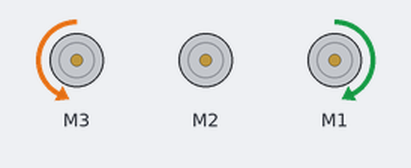
Bench run of a sketch on a simulated Arduino Mega 2560, built with avr-gcc and run on an emulated ATmega2560. Parts: 3 × DC motor (green arrow = forward, orange = backward, longer = faster).

Above: at 1.0 s.
At 3.0 s:
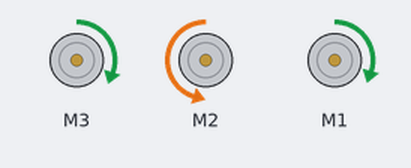
At 5.0 s:
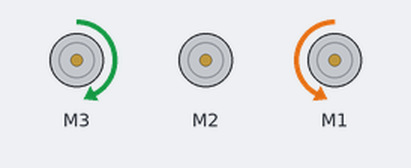
At 7.0 s:
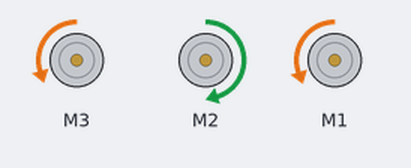
At 10.0 s:
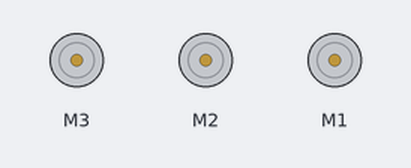
Timing chart, 0 to 15.6 s (numbered marks = the images above):
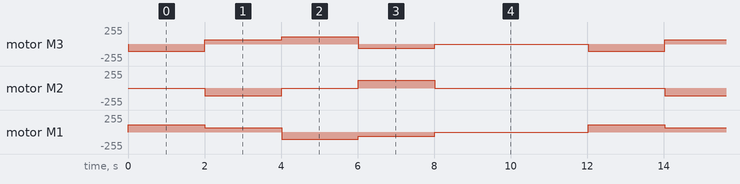

The sketch:

B3_Holosquare.ino
```cpp
/* B3_HoloSquare.ino
   This is a test sketch for autonomous driving mode of
   the three-wheeled drive Bread Board Bot (BBbot, B^3)

   Arduino: Arduino Mega 256 v3 Clone
   Motor Shield: Adafruit assembled Motor Shield for Arduino v2
   ---->  http://www.adafruit.com/products/1438

   Programmer: Dave Eslinger; December 2, 2014
   Revisions: 2015, May 25:   Changed for new motor configuration
              2015, June 12:  Changed into B3_ code style for GoSciTech 2015.
*/
#include <Wire.h>
#include <Adafruit_MotorShield.h>
#include <math.h>
#include <breadboardbot.h>

// Create the motor shield object with the default I2C address
Adafruit_MotorShield AFMS = Adafruit_MotorShield();

// Define Constants

// Define 'ports' for motors.
const byte LEFT_MOTOR_PORT = 3;
const byte RIGHT_MOTOR_PORT = 1;
const byte BACK_MOTOR_PORT = 2;
// Create pointers to motor control objects
Adafruit_DCMotor *motorLeft = AFMS.getMotor(LEFT_MOTOR_PORT);
Adafruit_DCMotor *motorRight = AFMS.getMotor(RIGHT_MOTOR_PORT);
Adafruit_DCMotor *motorBack = AFMS.getMotor(BACK_MOTOR_PORT);

// Define global variables
float theta;
int direction;
float magnitude;
float duration;

byte motorLeftdir;
byte motorBackdir;
byte motorRightdir;

//void setup(void){
//  AFMS.begin();  // create with the default frequency 1.6KHz
//  // Turn off all motors to start, just a good habit
//  motorLeft->run(RELEASE);
//  motorRight->run(RELEASE);
//}


void setup(void){
  AFMS.begin();  // create with the default frequency 1.6KHz
  // Turn off all motors
  motorLeft->run(RELEASE);
  motorBack->run(RELEASE);
  motorRight->run(RELEASE);
}

void loop(void){
  // Section for taking commands from Serial Input
  // N.B.  Need to comment out one bracket at end for the autonomous loop below
    /* if (Serial.available() > 0) { */
    /*   direction = Serial.parseInt(); */
    /*   theta = ( M_PI * direction ) / 180. ; */
    /*   magnitude = Serial.parseInt(); */
    /*   duration = Serial.parseInt(); */
    /* }  */

  // Autonomous loop for driving in a square
  for ( byte leg = 1; leg < 6; leg++ ) {
    duration = 2;
    magnitude = 50;
    //    brake = 0; // No braking
    switch (leg) {
    case 1: // Move forward
      direction = 0.;
      break;
    case 2: // Move right
      direction = 90.;
      break;
    case 3: // Move backward
      direction = 180.;
      break;
    case 4: // Move left
      direction = -90.;
      break;
    default: // Stop and pause at starting point
      magnitude = 0;
      duration = 4;
      direction = 0;
      //      brake = 1; // hard stop
    }
    theta = ( M_PI * direction ) / 180. ;

  if( duration > 0 ) {
    Serial.print("direction = ");
    Serial.print(direction);
    Serial.print(", theta = ");
    Serial.print(theta);
    Serial.print(", magnitude = ");
    Serial.print(magnitude);
    Serial.print(" and duration = ");
    Serial.println(duration);

    float vx = magnitude * sin(theta);
    float vy = magnitude * cos(theta);
    Serial.print("vx, vy = ");
    Serial.print(vx);
    Serial.print(", ");
    Serial.println(vy);

    const float sqrt3o2 = 1.0*sqrt(3)/2;
    //STEP 3. Find wheel vectors
    float wB = -vx * .95 ;  // Multiply by fudge factor to prevent rotation if needed
    float wL = 0.5*vx - sqrt3o2 * vy;
    float wR = 0.5*vx + sqrt3o2 * vy;

    byte wB_speed = (byte) map(abs(wB), 0, 100, 0, 255);
    byte wL_speed = (byte) map(abs(wL), 0, 100, 0, 255);
    byte wR_speed = (byte) map(abs(wR), 0, 100, 0, 255);
    /* Set Motor directions.  For Adafruit V2 Motorshield:
         1 is Clockwise (Positive motor direction)
         2 is Counterclockwise (Negative vector direction)
	 3 is Brake (May not work)
	 4 is Release = stop power, not driving, but not brake
	 so we can use a logic test since TRUE = 1 and FALSE = 0
    */
    motorBack->run((wB > 0) ? 1: 2 );
    motorLeft->run((wL > 0) ? 1: 2 );
    motorRight->run((wR > 0) ? 1: 2 );

    /* // Set the brakes */
    /* motorBack->setBrake(brake); */
    /* motorLeft->setBrake(brake); */
    /* motorRight->setBrake(brake); */

    // Set the speeds
    motorBack->setSpeed(wB_speed);
    motorLeft->setSpeed(wL_speed);
    motorRight->setSpeed(wR_speed);

    //Print out motor control details
    Serial.print("Speeds F,L,R = ");
    Serial.print(copysign(wB_speed,wB));
    Serial.print(", ");
    Serial.print(copysign(wL,wL_speed));
    Serial.print(", ");
    Serial.println(copysign(wR,wR_speed));

    // Run motors for the duration requested
    delay(1000*duration);

  }
  else{ // no duration entered, so stop all motors
    motorBack->setSpeed(0);
    motorLeft->setSpeed(0);
    motorRight->setSpeed(0);
  }
  }

}


/*
 SerialEvent occurs whenever a new data comes in the
 hardware serial RX.  This routine is run between each
 time loop() runs, so using delay inside loop can delay
 response.  Multiple bytes of data may be available.
 */
/* void serialEvent() { */
/*   while (Serial.available()) { */
/*     // get the new byte: */
/*     char inChar = (char)Serial.read();  */
/*     // add it to the inputString: */
/*     inputString += inChar; */
/*     // if the incoming character is a newline, set a flag */
/*     // so the main loop can do something about it: */
/*     if (inChar == '\n') { */
/*       stringComplete = true; */
/*     }  */
/*   } */
/* } */
```

Measured:
- by itself, motor M3: repeats every 12.0 s: forward 63/255 2.0 s, forward 109/255 2.0 s, backward 61/255 2.0 s, stopped 4.0 s, backward 109/255 2.0 s
- by itself, motor M2: repeats every 12.0 s: stopped 2.0 s, forward 119/255 2.0 s, stopped 6.0 s, backward 119/255 2.0 s
- by itself, motor M1: repeats every 12.0 s: forward 61/255 2.0 s, backward 109/255 2.0 s, backward 63/255 2.0 s, stopped 4.0 s, forward 109/255 2.0 s
